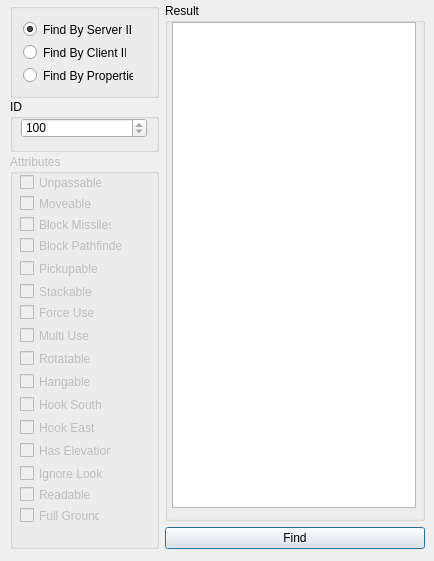
<?xml version="1.0" encoding="UTF-8"?>
<ui version="4.0">
 <class>FindItemDialog</class>
 <widget class="QDialog" name="FindItemDialog">
  <property name="geometry">
   <rect>
    <x>0</x>
    <y>0</y>
    <width>434</width>
    <height>561</height>
   </rect>
  </property>
  <property name="windowTitle">
   <string>Find Item</string>
  </property>
  <widget class="QGroupBox" name="groupBox1">
   <property name="geometry">
    <rect>
     <x>10</x>
     <y>3</y>
     <width>149</width>
     <height>95</height>
    </rect>
   </property>
   <property name="title">
    <string/>
   </property>
   <widget class="QRadioButton" name="findBySidButton">
    <property name="geometry">
     <rect>
      <x>13</x>
      <y>18</y>
      <width>108</width>
      <height>17</height>
     </rect>
    </property>
    <property name="text">
     <string>Find By Server ID</string>
    </property>
    <property name="checked">
     <bool>true</bool>
    </property>
   </widget>
   <widget class="QRadioButton" name="findByPropertiesButton">
    <property name="geometry">
     <rect>
      <x>13</x>
      <y>64</y>
      <width>110</width>
      <height>17</height>
     </rect>
    </property>
    <property name="text">
     <string>Find By Properties</string>
    </property>
   </widget>
   <widget class="QRadioButton" name="findByCidButton">
    <property name="geometry">
     <rect>
      <x>13</x>
      <y>41</y>
      <width>103</width>
      <height>17</height>
     </rect>
    </property>
    <property name="text">
     <string>Find By Client ID</string>
    </property>
   </widget>
  </widget>
  <widget class="QGroupBox" name="itemIdGroupBox">
   <property name="geometry">
    <rect>
     <x>10</x>
     <y>99</y>
     <width>149</width>
     <height>53</height>
    </rect>
   </property>
   <property name="title">
    <string>ID</string>
   </property>
   <widget class="QSpinBox" name="findIdNumericUpDown">
    <property name="geometry">
     <rect>
      <x>11</x>
      <y>19</y>
      <width>126</width>
      <height>20</height>
     </rect>
    </property>
    <property name="minimum">
     <number>100</number>
    </property>
   </widget>
  </widget>
  <widget class="QGroupBox" name="propertiesGroupBox">
   <property name="enabled">
    <bool>false</bool>
   </property>
   <property name="geometry">
    <rect>
     <x>10</x>
     <y>154</y>
     <width>149</width>
     <height>395</height>
    </rect>
   </property>
   <property name="title">
    <string>Attributes</string>
   </property>
   <widget class="QCheckBox" name="unpassableCheckBox">
    <property name="geometry">
     <rect>
      <x>10</x>
      <y>20</y>
      <width>82</width>
      <height>17</height>
     </rect>
    </property>
    <property name="text">
     <string>Unpassable</string>
    </property>
   </widget>
   <widget class="QCheckBox" name="blockMissilesCheckBox">
    <property name="geometry">
     <rect>
      <x>10</x>
      <y>62</y>
      <width>92</width>
      <height>17</height>
     </rect>
    </property>
    <property name="text">
     <string>Block Missiles</string>
    </property>
   </widget>
   <widget class="QCheckBox" name="blockPathfinderCheckBox">
    <property name="geometry">
     <rect>
      <x>10</x>
      <y>83</y>
      <width>104</width>
      <height>17</height>
     </rect>
    </property>
    <property name="text">
     <string>Block Pathfinder</string>
    </property>
   </widget>
   <widget class="QCheckBox" name="stackableCheckBox">
    <property name="geometry">
     <rect>
      <x>10</x>
      <y>129</y>
      <width>74</width>
      <height>17</height>
     </rect>
    </property>
    <property name="text">
     <string>Stackable</string>
    </property>
   </widget>
   <widget class="QCheckBox" name="moveableFlagCheckBox">
    <property name="geometry">
     <rect>
      <x>10</x>
      <y>41</y>
      <width>73</width>
      <height>17</height>
     </rect>
    </property>
    <property name="text">
     <string>Moveable</string>
    </property>
   </widget>
   <widget class="QCheckBox" name="flagCheckBox1">
    <property name="geometry">
     <rect>
      <x>10</x>
      <y>106</y>
      <width>79</width>
      <height>17</height>
     </rect>
    </property>
    <property name="text">
     <string>Pickupable</string>
    </property>
   </widget>
   <widget class="QCheckBox" name="forceUseCheckBox">
    <property name="geometry">
     <rect>
      <x>10</x>
      <y>150</y>
      <width>75</width>
      <height>17</height>
     </rect>
    </property>
    <property name="text">
     <string>Force Use</string>
    </property>
   </widget>
   <widget class="QCheckBox" name="useableCheck">
    <property name="geometry">
     <rect>
      <x>10</x>
      <y>173</y>
      <width>70</width>
      <height>17</height>
     </rect>
    </property>
    <property name="text">
     <string>Multi Use</string>
    </property>
   </widget>
   <widget class="QCheckBox" name="rotatableCheck">
    <property name="geometry">
     <rect>
      <x>10</x>
      <y>196</y>
      <width>72</width>
      <height>17</height>
     </rect>
    </property>
    <property name="text">
     <string>Rotatable</string>
    </property>
   </widget>
   <widget class="QCheckBox" name="hangableCheck">
    <property name="geometry">
     <rect>
      <x>10</x>
      <y>219</y>
      <width>72</width>
      <height>17</height>
     </rect>
    </property>
    <property name="text">
     <string>Hangable</string>
    </property>
   </widget>
   <widget class="QCheckBox" name="hookSouthCheck">
    <property name="geometry">
     <rect>
      <x>10</x>
      <y>242</y>
      <width>83</width>
      <height>17</height>
     </rect>
    </property>
    <property name="text">
     <string>Hook South</string>
    </property>
   </widget>
   <widget class="QCheckBox" name="hookEastCheck">
    <property name="geometry">
     <rect>
      <x>10</x>
      <y>265</y>
      <width>76</width>
      <height>17</height>
     </rect>
    </property>
    <property name="text">
     <string>Hook East</string>
    </property>
   </widget>
   <widget class="QCheckBox" name="hasElevationCheck">
    <property name="geometry">
     <rect>
      <x>10</x>
      <y>288</y>
      <width>92</width>
      <height>17</height>
     </rect>
    </property>
    <property name="text">
     <string>Has Elevation</string>
    </property>
   </widget>
   <widget class="QCheckBox" name="ignoreLookCheck">
    <property name="geometry">
     <rect>
      <x>10</x>
      <y>311</y>
      <width>83</width>
      <height>17</height>
     </rect>
    </property>
    <property name="text">
     <string>Ignore Look</string>
    </property>
   </widget>
   <widget class="QCheckBox" name="readableCheck">
    <property name="geometry">
     <rect>
      <x>10</x>
      <y>332</y>
      <width>72</width>
      <height>17</height>
     </rect>
    </property>
    <property name="text">
     <string>Readable</string>
    </property>
   </widget>
   <widget class="QCheckBox" name="fullGroundCheck">
    <property name="geometry">
     <rect>
      <x>10</x>
      <y>353</y>
      <width>80</width>
      <height>17</height>
     </rect>
    </property>
    <property name="text">
     <string>Full Ground</string>
    </property>
   </widget>
  </widget>
  <widget class="QGroupBox" name="resultGroupBox">
   <property name="geometry">
    <rect>
     <x>165</x>
     <y>3</y>
     <width>260</width>
     <height>518</height>
    </rect>
   </property>
   <property name="title">
    <string>Result</string>
   </property>
   <widget class="QListWidget" name="serverItemList">
    <property name="geometry">
     <rect>
      <x>7</x>
      <y>19</y>
      <width>244</width>
      <height>486</height>
     </rect>
    </property>
   </widget>
  </widget>
  <widget class="QPushButton" name="findItemButton">
   <property name="geometry">
    <rect>
     <x>165</x>
     <y>527</y>
     <width>260</width>
     <height>22</height>
    </rect>
   </property>
   <property name="text">
    <string>Find</string>
   </property>
  </widget>
 </widget>
 <resources/>
 <connections/>
</ui>
